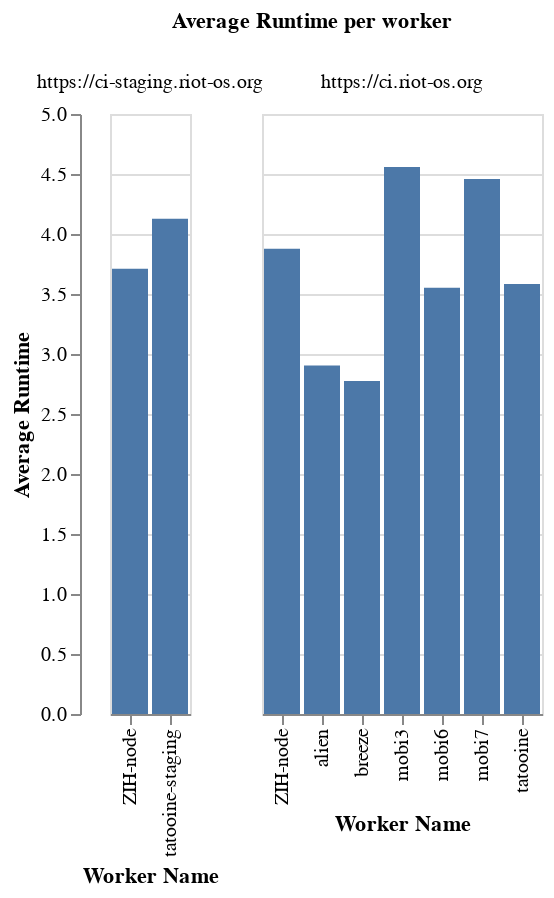

Here is the notebook cell this chart was saved with:
### Markdown cell above
## CI average runtime

### Code cell
# Calculate weighted average over all CI runs with job URLs
query = """
SELECT
  IF(w.name LIKE 'ZIH-HPC-node%', 'ZIH-node', w.name) AS worker_name,
  j.url AS job_url,
  SUM(w.runtime_avg_s * w.tasks_count) / SUM(w.tasks_count) AS "avg_runtime"
FROM worker_stats w
JOIN jobs j ON w.job_uid = j.uid
WHERE w.tasks_count IS NOT NULL AND w.tasks_count != 0
GROUP BY worker_name, job_url
ORDER BY avg_runtime
"""

df_runtime = con.execute(query).fetch_df()

# Filter out specific Raspberry Pi worker nodes
df_runtime = df_runtime[~df_runtime['worker_name'].isin([
    'pi-68cf63c4',
    'pi-ef3229ad'
])]

# Facet the chart by job URL
chart = alt.Chart(df_runtime).mark_bar().encode(
  x=alt.X('worker_name:O', title='Worker Name'),
  y=alt.Y('avg_runtime:Q', title='Average Runtime'),
  tooltip=['worker_name', 'avg_runtime']
).facet(
  column=alt.Column('job_url:N', title='Average Runtime per worker')
)

chart.resolve_scale(x='independent')

### Figure 1 — Vega-Lite specification as saved in the notebook (floating-point values rounded to 4 significant figures)
{"config": {"view": {"continuousWidth": 300, "continuousHeight": 300}}, "data": {"name": "data-8909314c4d4e8b19d548f76d85b0afa2"}, "facet": {"column": {"field": "job_url", "title": "Average Runtime per worker", "type": "nominal"}}, "spec": {"mark": {"type": "bar"}, "encoding": {"tooltip": [{"field": "worker_name", "type": "nominal"}, {"field": "avg_runtime", "type": "quantitative"}], "x": {"field": "worker_name", "title": "Worker Name", "type": "ordinal"}, "y": {"field": "avg_runtime", "title": "Average Runtime", "type": "quantitative"}}}, "resolve": {"scale": {"x": "independent"}}, "$schema": "https://vega.github.io/schema/vega-lite/v5.20.1.json", "datasets": {"data-8909314c4d4e8b19d548f76d85b0afa2": [{"worker_name": "breeze", "job_url": "https://ci.riot-os.org", "avg_runtime": 2.776}, {"worker_name": "alien", "job_url": "https://ci.riot-os.org", "avg_runtime": 2.905}, {"worker_name": "mobi6", "job_url": "https://ci.riot-os.org", "avg_runtime": 3.553}, {"worker_name": "tatooine", "job_url": "https://ci.riot-os.org", "avg_runtime": 3.583}, {"worker_name": "ZIH-node", "job_url": "https://ci-staging.riot-os.org", "avg_runtime": 3.711}, {"worker_name": "ZIH-node", "job_url": "https://ci.riot-os.org", "avg_runtime": 3.878}, {"worker_name": "tatooine-staging", "job_url": "https://ci-staging.riot-os.org", "avg_runtime": 4.127}, {"worker_name": "mobi7", "job_url": "https://ci.riot-os.org", "avg_runtime": 4.458}, {"worker_name": "mobi3", "job_url": "https://ci.riot-os.org", "avg_runtime": 4.559}]}}
